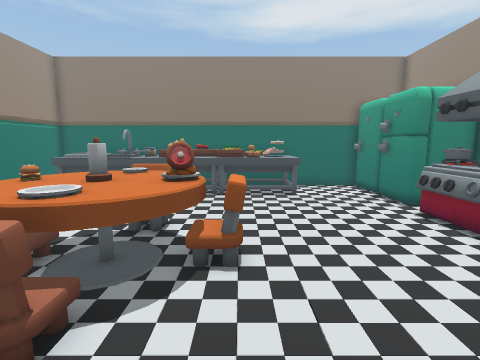
view 1 (above)

16 first-person views from a walk through a Unity game level. The camera is 1.3 m above the floor, tilts 8° down and sees 85° across. Doors are open. The floor is counted in squares, 0.5 m on a side. Each view is taken from the middle of a square. On the plan, view 1 faces up. The plan holds only what a view shows up to about 18 squares ahead; the rest is blank. The player character is not drawn.

view 2
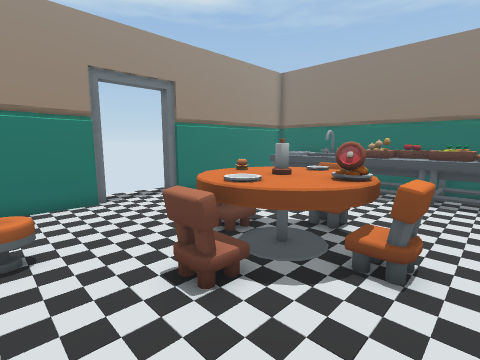

view 3
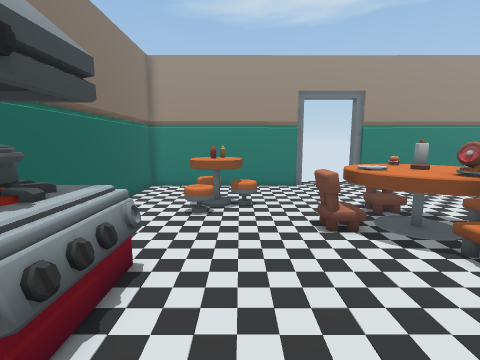

view 4
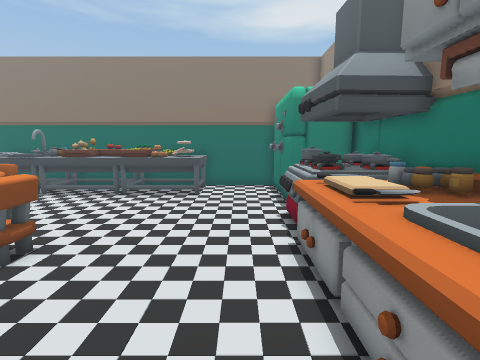

view 5
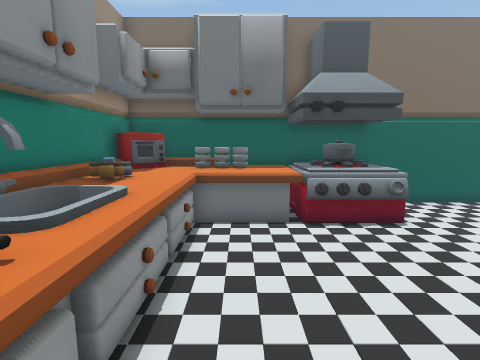

view 6
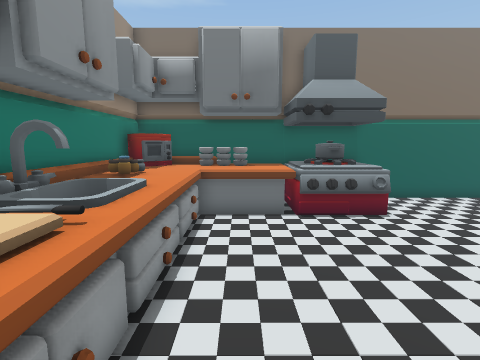

view 7
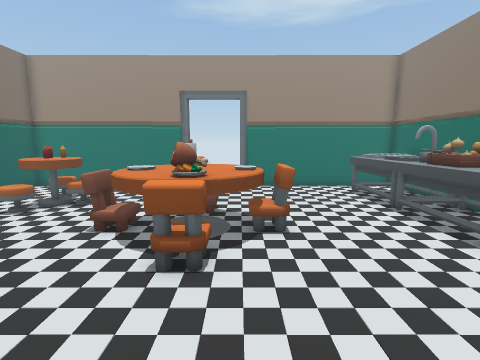

view 8
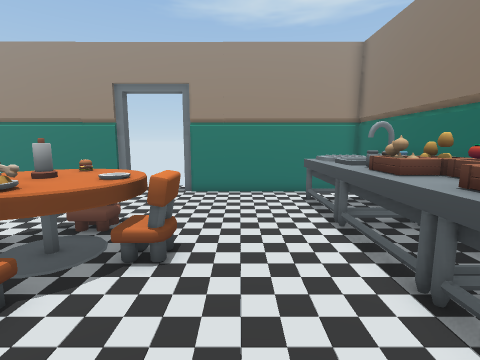

view 9
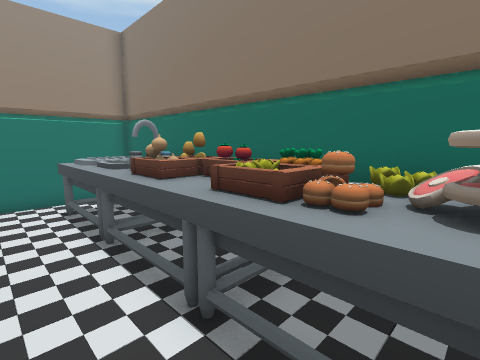

view 10
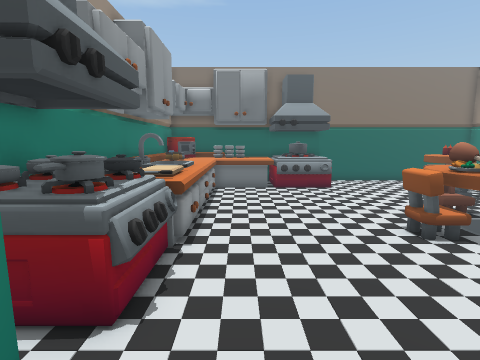

view 11
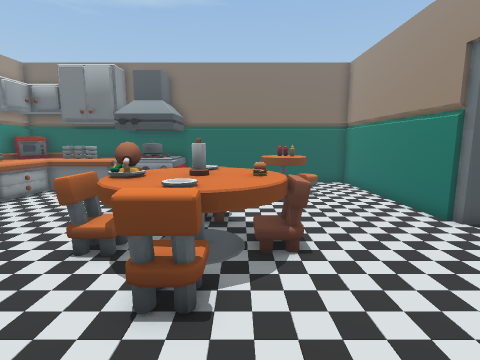

view 12
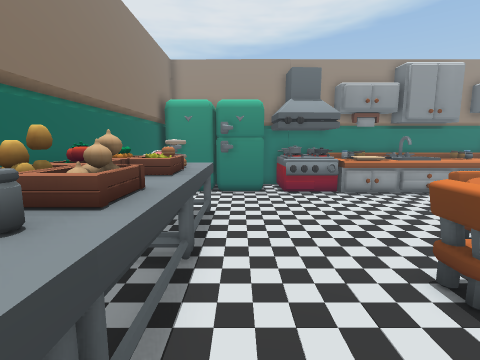

view 13
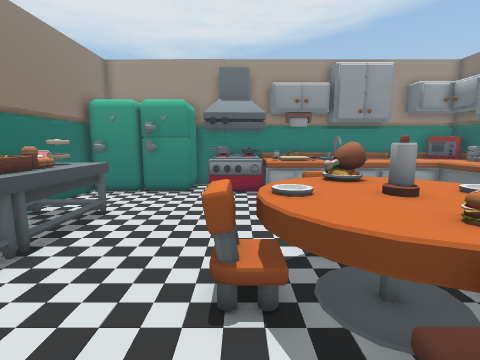

view 14
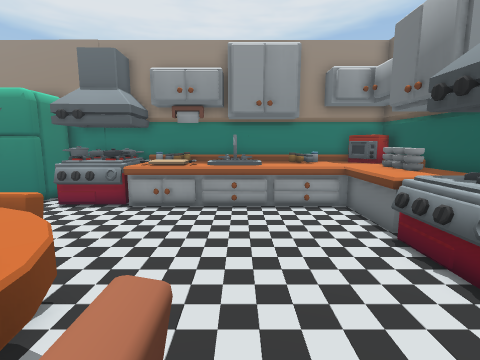

view 15
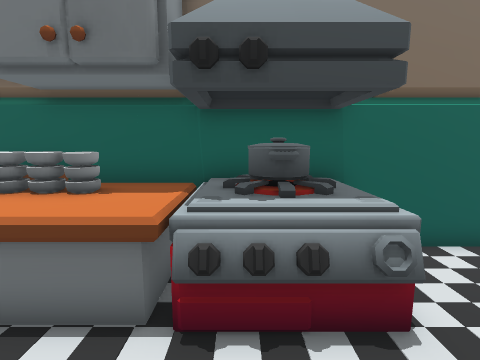

view 16
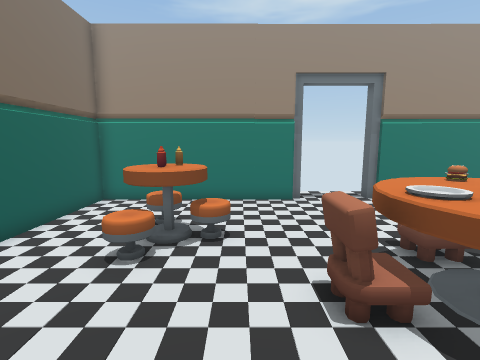

### Floor plan
Key: @ floor where view 1 was taken; # wall or solid block; . main floor; : floor 1 m higher than the main floor; D open door; = window, fence, low wall or low ledge; ^ raised ledge; O other object.
Columns run from 12 left of view 1 to 9 right of it. Each row starts with its distance up from view 1.
 16  ####################
 15  #.^^^#OOOOOOOO=...O
 14  #.^^^^OOO^O OO^...OO
 13  #.^^^^^^^^^^=^^...O
 12  #.................O
 11  #.................OOO
 10  #.................#OO
  9  #.......O........=O#O
  8 ##......=OO.......=O#O
  7 DD.....==O==......=#OO
  6 DD....OOOOOOO.....#OOO
  5 DD....O#:O:#O......^OO
  4 DD.....==O==.......OO^
  3 ##......OOO........^^^
  2  #.......O.........^^#
  1  #.................^^^
  0  #...=O#....@......^O^
 -1  #...=O............^OO
 -2  #... OO....====^^^^^O
 -3  #..........####^^^^^^
 -4  #..........#O##^OOOOO
 -5  ###############^^###O

Where each view was taken, in squares from view 1:
view 1: 0 up, 0 right, facing up
view 2: 0 up, 1 right, facing up-left
view 3: 0 up, 5 right, facing left
view 4: 0 up, 5 right, facing up
view 5: 6 up, 5 right, facing down
view 6: 7 up, 5 right, facing down
view 7: 7 up, 5 right, facing left
view 8: 10 up, 3 right, facing left
view 9: 11 up, 2 right, facing up-left
view 10: 13 up, 5 right, facing down
view 11: 12 up, 4 left, facing down
view 12: 12 up, 7 left, facing right
view 13: 8 up, 7 left, facing right
view 14: 2 up, 4 left, facing right
view 15: 1 up, 2 right, facing down
view 16: 1 up, 1 right, facing left
